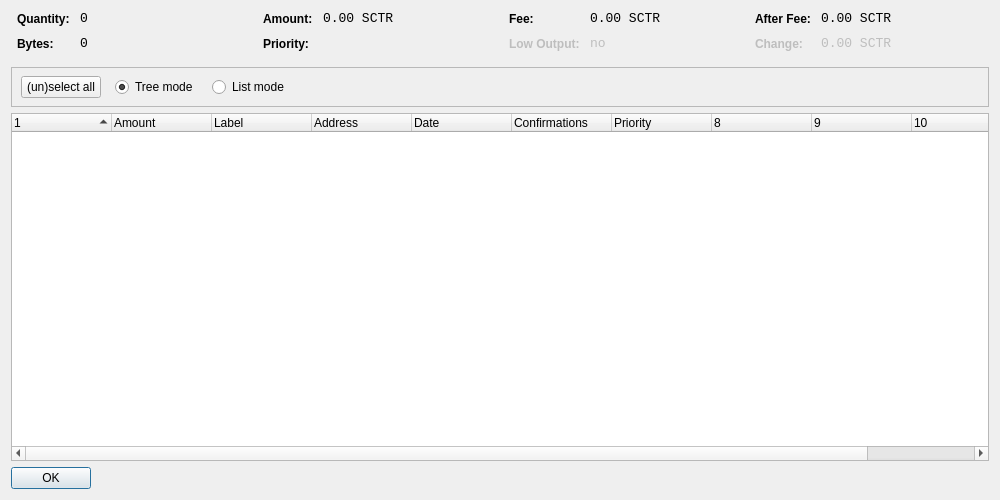
<?xml version="1.0" encoding="UTF-8"?>
<ui version="4.0">
 <class>CoinControlDialog</class>
 <widget class="QDialog" name="CoinControlDialog">
  <property name="geometry">
   <rect>
    <x>0</x>
    <y>0</y>
    <width>1000</width>
    <height>500</height>
   </rect>
  </property>
  <property name="windowTitle">
   <string>Coin Control</string>
  </property>
  <layout class="QVBoxLayout" name="verticalLayout">
   <item>
    <layout class="QHBoxLayout" name="horizontalLayoutTop" stretch="0,0,0,0">
     <property name="topMargin">
      <number>0</number>
     </property>
     <property name="bottomMargin">
      <number>10</number>
     </property>
     <item>
      <layout class="QFormLayout" name="formLayoutCoinControl1">
       <property name="horizontalSpacing">
        <number>10</number>
       </property>
       <property name="verticalSpacing">
        <number>10</number>
       </property>
       <property name="leftMargin">
        <number>6</number>
       </property>
       <property name="rightMargin">
        <number>6</number>
       </property>
       <item row="0" column="0">
        <widget class="QLabel" name="labelCoinControlQuantityText">
         <property name="styleSheet">
          <string notr="true">font-weight:bold;</string>
         </property>
         <property name="text">
          <string>Quantity:</string>
         </property>
        </widget>
       </item>
       <item row="0" column="1">
        <widget class="QLabel" name="labelCoinControlQuantity">
         <property name="font">
          <font>
           <family>Monospace</family>
           <pointsize>10</pointsize>
          </font>
         </property>
         <property name="cursor">
          <cursorShape>IBeamCursor</cursorShape>
         </property>
         <property name="contextMenuPolicy">
          <enum>Qt::ActionsContextMenu</enum>
         </property>
         <property name="text">
          <string notr="true">0</string>
         </property>
         <property name="textInteractionFlags">
          <set>Qt::LinksAccessibleByMouse|Qt::TextSelectableByKeyboard|Qt::TextSelectableByMouse</set>
         </property>
        </widget>
       </item>
       <item row="1" column="0">
        <widget class="QLabel" name="labelCoinControlBytesText">
         <property name="styleSheet">
          <string notr="true">font-weight:bold;</string>
         </property>
         <property name="text">
          <string>Bytes:</string>
         </property>
        </widget>
       </item>
       <item row="1" column="1">
        <widget class="QLabel" name="labelCoinControlBytes">
         <property name="font">
          <font>
           <family>Monospace</family>
           <pointsize>10</pointsize>
          </font>
         </property>
         <property name="cursor">
          <cursorShape>IBeamCursor</cursorShape>
         </property>
         <property name="contextMenuPolicy">
          <enum>Qt::ActionsContextMenu</enum>
         </property>
         <property name="text">
          <string notr="true">0</string>
         </property>
         <property name="textInteractionFlags">
          <set>Qt::LinksAccessibleByMouse|Qt::TextSelectableByKeyboard|Qt::TextSelectableByMouse</set>
         </property>
        </widget>
       </item>
      </layout>
     </item>
     <item>
      <layout class="QFormLayout" name="formLayoutCoinControl2">
       <property name="horizontalSpacing">
        <number>10</number>
       </property>
       <property name="verticalSpacing">
        <number>10</number>
       </property>
       <property name="leftMargin">
        <number>6</number>
       </property>
       <property name="rightMargin">
        <number>6</number>
       </property>
       <item row="0" column="0">
        <widget class="QLabel" name="labelCoinControlAmountText">
         <property name="styleSheet">
          <string notr="true">font-weight:bold;</string>
         </property>
         <property name="text">
          <string>Amount:</string>
         </property>
        </widget>
       </item>
       <item row="0" column="1">
        <widget class="QLabel" name="labelCoinControlAmount">
         <property name="font">
          <font>
           <family>Monospace</family>
           <pointsize>10</pointsize>
          </font>
         </property>
         <property name="cursor">
          <cursorShape>IBeamCursor</cursorShape>
         </property>
         <property name="contextMenuPolicy">
          <enum>Qt::ActionsContextMenu</enum>
         </property>
         <property name="text">
          <string notr="true">0.00 SCTR</string>
         </property>
         <property name="textInteractionFlags">
          <set>Qt::LinksAccessibleByMouse|Qt::TextSelectableByKeyboard|Qt::TextSelectableByMouse</set>
         </property>
        </widget>
       </item>
       <item row="1" column="0">
        <widget class="QLabel" name="labelCoinControlPriorityText">
         <property name="styleSheet">
          <string notr="true">font-weight:bold;</string>
         </property>
         <property name="text">
          <string>Priority:</string>
         </property>
        </widget>
       </item>
       <item row="1" column="1">
        <widget class="QLabel" name="labelCoinControlPriority">
         <property name="font">
          <font>
           <family>Monospace</family>
           <pointsize>10</pointsize>
          </font>
         </property>
         <property name="cursor">
          <cursorShape>IBeamCursor</cursorShape>
         </property>
         <property name="contextMenuPolicy">
          <enum>Qt::ActionsContextMenu</enum>
         </property>
         <property name="text">
          <string/>
         </property>
         <property name="textInteractionFlags">
          <set>Qt::LinksAccessibleByMouse|Qt::TextSelectableByKeyboard|Qt::TextSelectableByMouse</set>
         </property>
        </widget>
       </item>
      </layout>
     </item>
     <item>
      <layout class="QFormLayout" name="formLayoutCoinControl3">
       <property name="horizontalSpacing">
        <number>10</number>
       </property>
       <property name="verticalSpacing">
        <number>10</number>
       </property>
       <property name="leftMargin">
        <number>6</number>
       </property>
       <property name="rightMargin">
        <number>6</number>
       </property>
       <item row="0" column="0">
        <widget class="QLabel" name="labelCoinControlFeeText">
         <property name="styleSheet">
          <string notr="true">font-weight:bold;</string>
         </property>
         <property name="text">
          <string>Fee:</string>
         </property>
        </widget>
       </item>
       <item row="0" column="1">
        <widget class="QLabel" name="labelCoinControlFee">
         <property name="font">
          <font>
           <family>Monospace</family>
           <pointsize>10</pointsize>
          </font>
         </property>
         <property name="cursor">
          <cursorShape>IBeamCursor</cursorShape>
         </property>
         <property name="contextMenuPolicy">
          <enum>Qt::ActionsContextMenu</enum>
         </property>
         <property name="text">
          <string notr="true">0.00 SCTR</string>
         </property>
         <property name="textInteractionFlags">
          <set>Qt::LinksAccessibleByMouse|Qt::TextSelectableByKeyboard|Qt::TextSelectableByMouse</set>
         </property>
        </widget>
       </item>
       <item row="1" column="0">
        <widget class="QLabel" name="labelCoinControlLowOutputText">
         <property name="enabled">
          <bool>false</bool>
         </property>
         <property name="styleSheet">
          <string notr="true">font-weight:bold;</string>
         </property>
         <property name="text">
          <string>Low Output:</string>
         </property>
        </widget>
       </item>
       <item row="1" column="1">
        <widget class="QLabel" name="labelCoinControlLowOutput">
         <property name="enabled">
          <bool>false</bool>
         </property>
         <property name="font">
          <font>
           <family>Monospace</family>
           <pointsize>10</pointsize>
          </font>
         </property>
         <property name="cursor">
          <cursorShape>IBeamCursor</cursorShape>
         </property>
         <property name="contextMenuPolicy">
          <enum>Qt::ActionsContextMenu</enum>
         </property>
         <property name="text">
          <string notr="true">no</string>
         </property>
         <property name="textInteractionFlags">
          <set>Qt::LinksAccessibleByMouse|Qt::TextSelectableByKeyboard|Qt::TextSelectableByMouse</set>
         </property>
        </widget>
       </item>
      </layout>
     </item>
     <item>
      <layout class="QFormLayout" name="formLayoutCoinControl4">
       <property name="horizontalSpacing">
        <number>10</number>
       </property>
       <property name="verticalSpacing">
        <number>10</number>
       </property>
       <property name="leftMargin">
        <number>6</number>
       </property>
       <property name="rightMargin">
        <number>6</number>
       </property>
       <item row="0" column="0">
        <widget class="QLabel" name="labelCoinControlAfterFeeText">
         <property name="styleSheet">
          <string notr="true">font-weight:bold;</string>
         </property>
         <property name="text">
          <string>After Fee:</string>
         </property>
        </widget>
       </item>
       <item row="0" column="1">
        <widget class="QLabel" name="labelCoinControlAfterFee">
         <property name="font">
          <font>
           <family>Monospace</family>
           <pointsize>10</pointsize>
          </font>
         </property>
         <property name="cursor">
          <cursorShape>IBeamCursor</cursorShape>
         </property>
         <property name="contextMenuPolicy">
          <enum>Qt::ActionsContextMenu</enum>
         </property>
         <property name="text">
          <string notr="true">0.00 SCTR</string>
         </property>
         <property name="textInteractionFlags">
          <set>Qt::LinksAccessibleByMouse|Qt::TextSelectableByKeyboard|Qt::TextSelectableByMouse</set>
         </property>
        </widget>
       </item>
       <item row="1" column="0">
        <widget class="QLabel" name="labelCoinControlChangeText">
         <property name="enabled">
          <bool>false</bool>
         </property>
         <property name="styleSheet">
          <string notr="true">font-weight:bold;</string>
         </property>
         <property name="text">
          <string>Change:</string>
         </property>
        </widget>
       </item>
       <item row="1" column="1">
        <widget class="QLabel" name="labelCoinControlChange">
         <property name="enabled">
          <bool>false</bool>
         </property>
         <property name="font">
          <font>
           <family>Monospace</family>
           <pointsize>10</pointsize>
          </font>
         </property>
         <property name="cursor">
          <cursorShape>IBeamCursor</cursorShape>
         </property>
         <property name="contextMenuPolicy">
          <enum>Qt::ActionsContextMenu</enum>
         </property>
         <property name="text">
          <string notr="true">0.00 SCTR</string>
         </property>
         <property name="textInteractionFlags">
          <set>Qt::LinksAccessibleByMouse|Qt::TextSelectableByKeyboard|Qt::TextSelectableByMouse</set>
         </property>
        </widget>
       </item>
      </layout>
     </item>
    </layout>
   </item>
   <item>
    <widget class="QFrame" name="frame">
     <property name="minimumSize">
      <size>
       <width>0</width>
       <height>40</height>
      </size>
     </property>
     <property name="frameShape">
      <enum>QFrame::StyledPanel</enum>
     </property>
     <property name="frameShadow">
      <enum>QFrame::Sunken</enum>
     </property>
     <widget class="QWidget" name="horizontalLayoutWidget">
      <property name="geometry">
       <rect>
        <x>10</x>
        <y>0</y>
        <width>781</width>
        <height>41</height>
       </rect>
      </property>
      <layout class="QHBoxLayout" name="horizontalLayoutPanel" stretch="0,0,0,0,0">
       <property name="spacing">
        <number>14</number>
       </property>
       <item>
        <widget class="QPushButton" name="pushButtonSelectAll">
         <property name="sizePolicy">
          <sizepolicy hsizetype="Maximum" vsizetype="Fixed">
           <horstretch>0</horstretch>
           <verstretch>0</verstretch>
          </sizepolicy>
         </property>
         <property name="text">
          <string>(un)select all</string>
         </property>
        </widget>
       </item>
       <item>
        <widget class="QRadioButton" name="radioTreeMode">
         <property name="sizePolicy">
          <sizepolicy hsizetype="Maximum" vsizetype="Fixed">
           <horstretch>0</horstretch>
           <verstretch>0</verstretch>
          </sizepolicy>
         </property>
         <property name="text">
          <string>Tree mode</string>
         </property>
         <property name="checked">
          <bool>true</bool>
         </property>
        </widget>
       </item>
       <item>
        <widget class="QRadioButton" name="radioListMode">
         <property name="sizePolicy">
          <sizepolicy hsizetype="Maximum" vsizetype="Fixed">
           <horstretch>0</horstretch>
           <verstretch>0</verstretch>
          </sizepolicy>
         </property>
         <property name="text">
          <string>List mode</string>
         </property>
        </widget>
       </item>
       <item>
        <spacer name="horizontalSpacer">
         <property name="orientation">
          <enum>Qt::Horizontal</enum>
         </property>
         <property name="sizeHint" stdset="0">
          <size>
           <width>40</width>
           <height>20</height>
          </size>
         </property>
        </spacer>
       </item>
      </layout>
     </widget>
    </widget>
   </item>
   <item>
    <widget class="CoinControlTreeWidget" name="treeWidget">
     <property name="contextMenuPolicy">
      <enum>Qt::CustomContextMenu</enum>
     </property>
     <property name="sortingEnabled">
      <bool>false</bool>
     </property>
     <property name="columnCount">
      <number>11</number>
     </property>
     <attribute name="headerShowSortIndicator" stdset="0">
      <bool>true</bool>
     </attribute>
     <attribute name="headerStretchLastSection">
      <bool>false</bool>
     </attribute>
     <column>
      <property name="text">
       <string/>
      </property>
     </column>
     <column>
      <property name="text">
       <string>Amount</string>
      </property>
     </column>
     <column>
      <property name="text">
       <string>Label</string>
      </property>
     </column>
     <column>
      <property name="text">
       <string>Address</string>
      </property>
     </column>
     <column>
      <property name="text">
       <string>Date</string>
      </property>
     </column>
     <column>
      <property name="text">
       <string>Confirmations</string>
      </property>
      <property name="toolTip">
       <string>Confirmed</string>
      </property>
     </column>
     <column>
      <property name="text">
       <string>Priority</string>
      </property>
     </column>
     <column>
      <property name="text">
       <string/>
      </property>
     </column>
     <column>
      <property name="text">
       <string/>
      </property>
     </column>
     <column>
      <property name="text">
       <string/>
      </property>
     </column>
     <column>
      <property name="text">
       <string/>
      </property>
     </column>
    </widget>
   </item>
   <item>
    <widget class="QDialogButtonBox" name="buttonBox">
     <property name="sizePolicy">
      <sizepolicy hsizetype="Maximum" vsizetype="Fixed">
       <horstretch>0</horstretch>
       <verstretch>0</verstretch>
      </sizepolicy>
     </property>
     <property name="orientation">
      <enum>Qt::Horizontal</enum>
     </property>
     <property name="standardButtons">
      <set>QDialogButtonBox::Ok</set>
     </property>
    </widget>
   </item>
  </layout>
 </widget>
 <customwidgets>
  <customwidget>
   <class>CoinControlTreeWidget</class>
   <extends>QTreeWidget</extends>
   <header>coincontroltreewidget.h</header>
  </customwidget>
 </customwidgets>
 <resources/>
 <connections/>
</ui>
